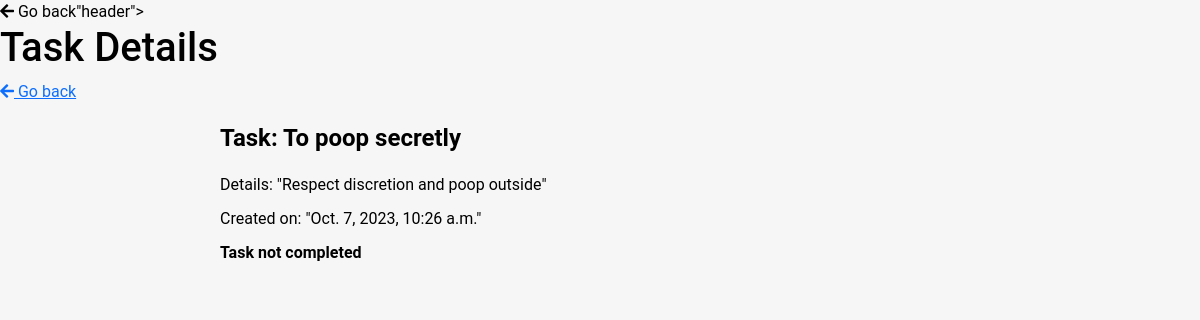
Page /task/15/ (signed in) on the earlier database version.
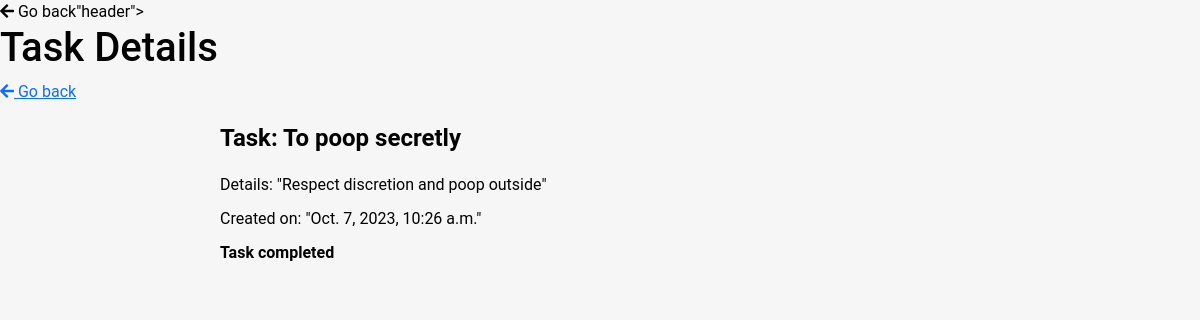
Same page on the later database version.
### base/views.py (the view)
# urls.py: path('task/<int:pk>/',TaskDetail.as_view(), name='task'),
class TaskDetail(LoginRequiredMixin, DetailView):
    model = Task
    context_object_name = 'task'

### base/templates/base/task_detail.html (shortened to what this page needs)
<!DOCTYPE html>
<html lang="en">
<head>
    {% load bootstrap5 %}
    {% bootstrap_css %}
    <link rel="stylesheet" href="https://cdnjs.cloudflare.com/ajax/libs/font-awesome/5.15.3/css/all.min.css">
</head>
<body>
    <div class=<a href="{% url 'tasks' %}" class="go-back-link"><i class="fas fa-arrow-left"></i> Go back</a>"header">
        <h1>Task Details</h1>
    </div>
    <a href="{% url 'tasks' %}" class="go-back-link"><i class="fas fa-arrow-left"></i> Go back</a>
    <div class="container">
        <h1 class="task-title">Task: {{ task.task_title }}</h1>
        <p class="task-info">Details: "{{ task.description }}"</p>
        <p class="task-info">Created on: "{{ task.created_date }}"</p>
        {% if task.complete %}
            <p class="task-status">Task completed</p>
        {% else %}
            <p class="task-status">Task not completed</p>
        {% endif %}
    </div>
</body>
</html>

Differences in the rows shown:
changed Task "To poop secretly": complete False → True (drawn)
Other differences:
text no longer shown: "Task not completed"
text now shown: "Task completed"
